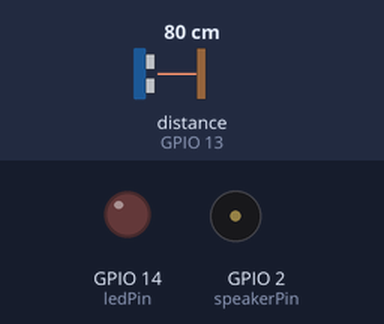
The sketch below on a simulated ESP32. On the bench: output pins drawn as LEDs (lit = HIGH), buzzer (waves = sounding). Wiring (from diagram.json): ultrasonic range finder: trigger GPIO 12; echo GPIO 13. The test bench sets the inputs (shaded band); at power-on: distance to the obstacle (sensor on GPIO 13) 80 cm. The echo pulse lasts 58.3 µs per cm; WiFi joins after 1.5 s; servers stay silent unless stated; a WiFi scan finds three made-up networks; pins used as bus, display or sensor lines are not drawn; what the sketch prints to the serial monitor is not drawn.

Above: at 4.7 s.
4.8 s: distance to the obstacle (sensor on GPIO 13) set to 23 cm
6.3 s: distance to the obstacle (sensor on GPIO 13) set to 19 cm
At 6.9 s:
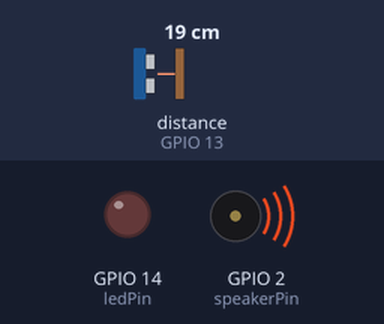
9.3 s: distance to the obstacle (sensor on GPIO 13) set to 35 cm
At 11.0 s:
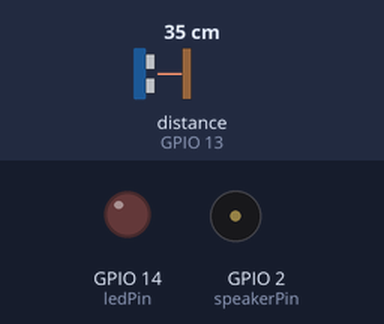
11.6 s: distance to the obstacle (sensor on GPIO 13) set to 2 cm
At 12.4 s:
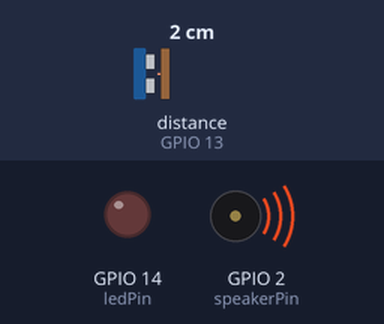
Timing chart, 0 to 15.6 s (numbered marks = the images above; inputs shaded):
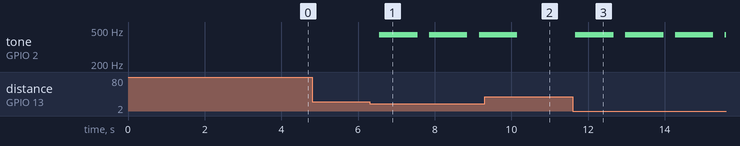

The sketch:

sketch.ino
```cpp
// M AKMAL SHIEVO BARUS (5200411446)
// Fakultas sains dan teknologi
// Informatika
// Universitas Teknologi Yogyakarta

//ALARM
//project IoT menggunakan ESP32 dan sensor HC-SR04 Ultrasonic

//define variabel
#define trigerPin 12
#define echoPin 13
#define ledPin 14
#define speakerPin 2
#define pitch 262
#define CM_TO_INCH 0.393701
#define BUZZER_PIN 2//

long duration;
float distance;
float distanceInch;

//menghubungkan ke wifi
#include <WiFi.h>

const char* ssid = "Wokwi-GUEST";
const char* pass = "";

WiFiClient alfa;

//memakai library thingspeak
#include <ThingSpeak.h>

unsigned long ChannelID = 1995126;
const char * WriteAPI = "35QBNHEV8PRGNXWO";

void setup() {
  //setup untuk sensor
  Serial.begin(115200);
  pinMode(trigerPin, OUTPUT);
  pinMode(speakerPin, OUTPUT);
  pinMode(echoPin, INPUT);

  //setup untuk led
  pinMode(ledPin, OUTPUT);

  //setup untuk speaker
  pinMode(speakerPin, OUTPUT);


  if (distance>10){
    pinMode(echoPin, INPUT);
    pinMode(speakerPin, OUTPUT);
    tone(speakerPin, 1000);
  delay(1000);
  }

  //scan WiFi
  Serial.println("Scan WiFi...");
  int networks = WiFi.scanNetworks();
  if(networks == 0){
    Serial.println("No WiFi Networks!");
  }
  else{
    Serial.print(networks);
    Serial.println("Networks Found!");
    for(int i = 0; i < networks; i++)
      Serial.println(WiFi.SSID());
      delay(10);
  }

  //menyambungkan ke wifi
  WiFi.begin(ssid, pass);
  while (WiFi.status() != WL_CONNECTED){
    delay(100);
    Serial.println(".");
  }
  Serial.println("WiFi Connected!");
  Serial.println(WiFi.localIP());

  //memulai program thingspeak
  ThingSpeak.begin(alfa);

}

void loop() {

 //looping sensor (membuat sensor wave)
  digitalWrite(trigerPin, LOW);
  delayMicroseconds(2);
  digitalWrite(trigerPin, HIGH);
  delayMicroseconds(10);
  digitalWrite(trigerPin, LOW);

  //membuat durasi
  duration = pulseIn(echoPin, HIGH);

  //mengkalkulasi jarak
  distance = (duration/2) * 0.0343;
  if (distance < 20) {  // if the distance is less than 20 cm
    tone(BUZZER_PIN, 440, 1000);
    delay(1000);
  }

  // Convert to inches
  distanceInch = distance * CM_TO_INCH;

  //concider max width of the door = 200 cm
 int x = ThingSpeak.writeField (ChannelID, 1, distance, WriteAPI);

  //mengambil data dari thingspeak
  if(distance>100){
    Serial.println("Aman boss");
    Serial.println("distance(cm): " + String(distance));
  }

  else{
    Serial.println("Rumah Anda Ada Pencuri");
    Serial.println("Segeralah Datang Ke Rumah");
  }
}
```

Measured:
- the behaviour switches between 21 and 20 cm on distance to the obstacle (sensor on GPIO 13) (found by bisection; images 0 and 1)
- after the input at 4.8 s, every drawn part: stays the same
- after the input at 6.3 s, tone on GPIO 2 (speakerPin): alternates 440 Hz for 1.0 s and silent for 0.30 s, starting after 0.25 s
- after the input at 9.3 s, tone on GPIO 2 (speakerPin): goes on until 10.2 s, then stays silent
- after the input at 11.6 s, tone on GPIO 2 (speakerPin): alternates 440 Hz for 1.0 s and silent for 0.30 s, starting after 0.07 s
